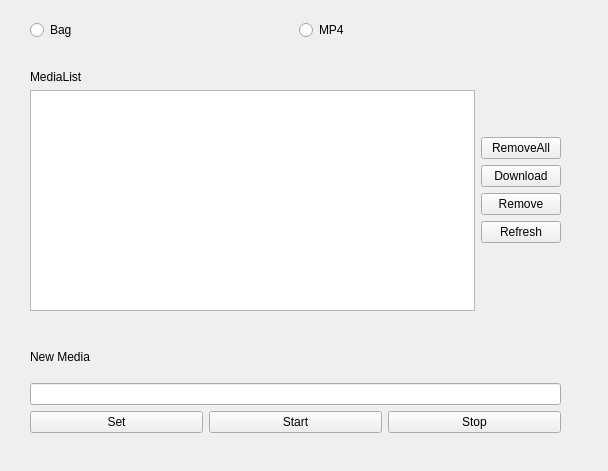
<?xml version="1.0" encoding="UTF-8"?>
<ui version="4.0">
 <class>TopicWidget</class>
 <widget class="QWidget" name="TopicWidget">
  <property name="geometry">
   <rect>
    <x>0</x>
    <y>0</y>
    <width>608</width>
    <height>471</height>
   </rect>
  </property>
  <property name="windowTitle">
   <string>Media Manager Control</string>
  </property>
  <widget class="QWidget" name="verticalLayoutWidget_2">
   <property name="geometry">
    <rect>
     <x>30</x>
     <y>350</y>
     <width>531</width>
     <height>83</height>
    </rect>
   </property>
   <layout class="QVBoxLayout" name="layoutNewMedia">
    <item alignment="Qt::AlignLeft|Qt::AlignTop">
     <widget class="QLabel" name="laNewMedia">
      <property name="text">
       <string>New Media</string>
      </property>
      <property name="textFormat">
       <enum>Qt::RichText</enum>
      </property>
     </widget>
    </item>
    <item>
     <widget class="QLineEdit" name="mediaName"/>
    </item>
    <item>
     <layout class="QHBoxLayout" name="horizontalLayout">
      <property name="sizeConstraint">
       <enum>QLayout::SetDefaultConstraint</enum>
      </property>
      <item>
       <widget class="QPushButton" name="cmdSetMedia">
        <property name="text">
         <string>Set</string>
        </property>
       </widget>
      </item>
      <item>
       <widget class="QPushButton" name="cmdStartRecord">
        <property name="text">
         <string>Start</string>
        </property>
       </widget>
      </item>
      <item>
       <widget class="QPushButton" name="cmdStopRecord">
        <property name="text">
         <string>Stop</string>
        </property>
       </widget>
      </item>
     </layout>
    </item>
   </layout>
  </widget>
  <widget class="QWidget" name="horizontalLayoutWidget">
   <property name="geometry">
    <rect>
     <x>30</x>
     <y>70</y>
     <width>531</width>
     <height>241</height>
    </rect>
   </property>
   <layout class="QHBoxLayout" name="lauoutMediaControl">
    <item>
     <layout class="QVBoxLayout" name="layoutMediaList">
      <item alignment="Qt::AlignLeft|Qt::AlignTop">
       <widget class="QLabel" name="laMediaList">
        <property name="text">
         <string>MediaList</string>
        </property>
       </widget>
      </item>
      <item>
       <widget class="QListView" name="lvMedia"/>
      </item>
     </layout>
    </item>
    <item>
     <layout class="QGridLayout" name="layoutControls">
      <item row="0" column="0">
       <layout class="QVBoxLayout" name="verticalLayout">
        <item>
         <widget class="QPushButton" name="cmdRemoveAll">
          <property name="text">
           <string>RemoveAll</string>
          </property>
         </widget>
        </item>
        <item>
         <widget class="QPushButton" name="cmdDownload">
          <property name="text">
           <string>Download</string>
          </property>
         </widget>
        </item>
        <item>
         <widget class="QPushButton" name="cmdRemove">
          <property name="text">
           <string>Remove</string>
          </property>
         </widget>
        </item>
        <item>
         <widget class="QPushButton" name="cmdRefresh">
          <property name="text">
           <string>Refresh</string>
          </property>
         </widget>
        </item>
       </layout>
      </item>
     </layout>
    </item>
   </layout>
  </widget>
  <widget class="QWidget" name="horizontalLayoutWidget_2">
   <property name="geometry">
    <rect>
     <x>30</x>
     <y>10</y>
     <width>531</width>
     <height>41</height>
    </rect>
   </property>
   <layout class="QHBoxLayout" name="horizontalLayout_2">
    <item>
     <widget class="QRadioButton" name="ra_bag">
      <property name="text">
       <string>Bag</string>
      </property>
     </widget>
    </item>
    <item>
     <widget class="QRadioButton" name="ra_mp4">
      <property name="text">
       <string>MP4</string>
      </property>
     </widget>
    </item>
   </layout>
  </widget>
 </widget>
 <resources/>
 <connections/>
</ui>
